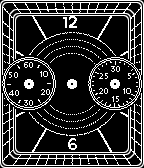
#> input picture resources/clock_faces/c_face_rect.png, 144 x 168 px
$ python make_rle.py clock_faces/c_face_rect.png
#> lines starting #> are read from the running program, lines starting #| are printed output that depends on the picture
#! /usr/bin/env python3

import PIL.Image
import sys
import os

help = """
make_rle.py

Converts an image from a standard format (for instance, a png) into an
.rle file for loading pre-compressed into a Pebble watch app.

make_rle.py [opts]

Options:

   -t Generate png-trans type entries (white/black pairs) for transparent PNG's.

"""

def usage(code, msg = ''):
    print(help, file=sys.stderr)
    print(msg, file=sys.stderr)
    sys.exit(code)

def unscreen(image):
    """ Returns a new copy of the indicated image xored with a 1x1
    checkerboard pattern.  The idea is to eliminate this kind of noise
    from the source image if it happens to be present. """

    image = image.copy()
    w, h = image.size
    for y in range(h):
        for x in range(w):
            if ((x ^ y) & 1):
                image.putpixel((x, y), 255 - image.getpixel((x, y)))
    return image

def generate_pixels(image, stride):
    """ This generator yields a sequence of 0/255 values for the pixels
    of the image.  We extend the row to stride * 8 pixels. """

    w, h = image.size
    for y in range(h):
        for x in range(w):
            value = image.getpixel((x, y))
            yield value
        for x in range(w, stride * 8):
            # Pad out the row with zeroes.
            yield 0

def generate_rle(source):
    """ This generator yields a sequence of run lengths of a binary
    input--the input is either 0 or 255, so the rle is a simple sequence
    of positive numbers representing alternate values, and explicit
    values are not necessary. """

    current = 0
    count = 0
    # We start with an implicit black pixel, which isn't actually part
    # of the image.  The decoder must discard this pixel.  This
    # implicit black pixel ensures that there are no 0 counts anywhere
    # in the resulting data.
    nxt = 0
    while True:
        while current == nxt:
            count += 1
            try:
                nxt = next(source)
            except StopIteration:
                # The final run is never emitted, as in the original
                # generator, where the exhausted source ended iteration.
                return
        yield count
        current = nxt
        count = 0

def count_bits(num):
    count = 0
    while num >= (1 << count):
        count += 1
    return count

def chop_rle(source, n):
    """ Separates the rle sequence into a sequence of n-bit chunks.
    If a value is too large to fit into a single chunk, a series of
    0-valued chunks will introduce it. """

    result = ''
    for v in source:
        # Count the minimum number of chunks we need to represent v.
        numChunks = (count_bits(v) + n - 1) // n

        # We write out a number of zeroes to indicate this.
        zeroCount = numChunks - 1
        for z in range(zeroCount):
            yield 0

        mask = (1 << n) - 1
        for x in range(numChunks):
            b = (v >> ((numChunks - x - 1) * n)) & mask
            assert b != 0 or x != 0
            yield b

def pack_rle(source, n):
    """ Packs a sequence of n-bit chunks into a byte string. """
    seq = list(source)
    result = bytearray()
    if n == 1:
        seq += [0, 0, 0, 0, 0, 0, 0]
        for i in range(0, len(seq) - 7, 8):
            v = (seq[i + 0] << 7) | (seq[i + 1] << 6) | (seq[i + 2] << 5) | (seq[i +3] << 4) | (seq[i + 4] << 3) | (seq[i + 5] << 2) | (seq[i + 6] << 1) | (seq[i + 7])
            result.append(v)
    elif n == 2:
        seq += [0, 0, 0]
        for i in range(0, len(seq) - 3, 4):
            v = (seq[i + 0] << 6) | (seq[i + 1] << 4) | (seq[i + 2] << 2) | (seq[i + 3])
            result.append(v)
    elif n == 4:
        seq += [0]
        for i in range(0, len(seq) - 1, 2):
            v = (seq[i + 0] << 4) | (seq[i + 1])
            result.append(v)
    elif n == 8:
        for v in seq:
            result.append(v)
    else:
        raise ValueError

    return bytes(result)

class Rl2Unpacker:
    """ This class reverses chop_rle() and pack_rle()--it reads a
    string and returns the original rle sequence of positive integers.
    It's written using a class and a call interface instead of as a
    generator, so it can serve as a prototype for the C code to do the
    same thing. """

    def __init__(self, str, n):
        # assumption: n is an integer divisor of 8.
        assert n * (8 // n) == 8

        self.str = str
        self.n = n
        self.si = 0
        self.bi = 8

    def getList(self):
        result = []
        v = self.getNextValue()
        while v != 0:
            result.append(v)
            v = self.getNextValue()
        return result

    def getNextValue(self):
        """ Returns the next value in the sequence.  Returns 0 at the
        end of the sequence. """

        if self.si >= len(self.str):
            return 0

        # First, count the number of zero chunks until we come to a nonzero chunk.
        zeroCount = 0
        b = self.str[self.si]
        bmask = (1 << self.n) - 1
        bv = b & (bmask << (self.bi - self.n))
        while bv == 0:
            zeroCount += 1
            self.bi -= self.n
            if self.bi <= 0:
                self.si += 1
                self.bi = 8
                if self.si >= len(self.str):
                    return 0

                b = self.str[self.si]
            bv = b & (bmask << (self.bi - self.n))

        # Infer from that the number of chunks, and hence the number
        # of bits, that make up the value we will extract.
        numChunks = (zeroCount + 1)
        bitCount = numChunks * self.n

        # OK, now we need to extract the next bitCount bits into a word.
        result = 0
        while bitCount >= self.bi:
            mask = (1 << self.bi) - 1
            value = (b & mask)
            result = (result << self.bi) | value
            bitCount -= self.bi

            self.si += 1
            self.bi = 8
            if self.si >= len(self.str):
                b = 0
                break

            b = self.str[self.si]

        if bitCount > 0:
            # A partial word in the middle of the byte.
            bottomCount = self.bi - bitCount
            assert bottomCount > 0
            mask = ((1 << bitCount) - 1)
            value = ((b >> bottomCount) & mask)
            result = (result << bitCount) | value
            self.bi -= bitCount

        return result

def make_rle_image(rleFilename, image):
    image = image.convert('1')
    w, h = image.size
    stride = ((w + 31) // 32) * 4
    fullSize = h * stride

    if w % 8 != 0:
        # Must be a multiple of 8 pixels wide.  If not, expand it.
        w = ((w + 7) // 8) * 8
        im2 = PIL.Image.new('1', (w, h), 0)
        im2.paste(image, (0, 0))
        image = im2

    assert w <= 0xff and h <= 0xff
    unscreened = unscreen(image)

    # The number of bytes in a row.  Must be a multiple of 4, per
    # Pebble conventions.
    stride = ((w + 31) // 32) * 4
    assert stride <= 0xff

    # Find the best n for this image.
    result = None
    n = None
    for n0 in [1, 0x81, 2, 4, 8]:
        im = image
        if n0 & 0x80:
            im = unscreened
        result0 = pack_rle(chop_rle(generate_rle(generate_pixels(im, stride)), n0 & 0x7f), n0 & 0x7f)
        #print n0, len(result0)
        if result is None or len(result0) < len(result):
            result = result0
            n = n0

    # Verify the result matches.
    im = image
    if n & 0x80:
        im = unscreened
    unpacker = Rl2Unpacker(result, n & 0x7f)
    verify = unpacker.getList()
    result0 = list(generate_rle(generate_pixels(im, stride)))
    assert verify == result0

    rle = open(rleFilename, 'wb')
    rle.write(bytes([w, h, stride, n]))
    rle.write(result)
    rle.close()

    print('%s: %s vs. %s' % (rleFilename, 4 + len(result), fullSize))

def make_rle(filename, prefix = 'resources/', useRle = True):
    if useRle:
        image = PIL.Image.open(prefix + filename)
        basename = os.path.splitext(filename)[0]
        rleFilename = basename + '.rle'
        make_rle_image(prefix + rleFilename, image)
        return rleFilename, 'raw'
    else:
        ptype = 'png'
        print(filename)
        return filename, 'png'

def make_rle_trans(filename, prefix = 'resources/', useRle = True):
    image = PIL.Image.open(prefix + filename)
    bits, alpha = image.convert('LA').split()
    bits = bits.convert('1')
    alpha = alpha.convert('1')

    zero = PIL.Image.new('1', image.size, 0)
    one = PIL.Image.new('1', image.size, 1)

    black = PIL.Image.composite(zero, one, bits)
    black = PIL.Image.composite(black, zero, alpha)
    white = PIL.Image.composite(one, zero, bits)
    white = PIL.Image.composite(white, zero, alpha)

    if useRle:
        basename = os.path.splitext(filename)[0]
        rleWhiteFilename = basename + '_white.rle'
        make_rle_image(prefix + rleWhiteFilename, white)
        rleBlackFilename = basename + '_black.rle'
        make_rle_image(prefix + rleBlackFilename, black)

        return rleWhiteFilename, rleBlackFilename, 'raw'
    else:
        basename = os.path.splitext(filename)[0]
        rleWhiteFilename = basename + '_white.png'
        white.save(prefix + rleWhiteFilename)
        rleBlackFilename = basename + '_black.png'
        black.save(prefix + rleBlackFilename)
        print(filename)
        return rleWhiteFilename, rleBlackFilename, 'png'

if __name__ == '__main__':
    # Main.
    import getopt

    makeTrans = False
    try:
        opts, args = getopt.getopt(sys.argv[1:], 'th')
    except getopt.error as msg:
        usage(1, msg)

    for opt, arg in opts:
        if opt == '-t':
            makeTrans = True
        elif opt == '-h':
            usage(0)

    print(args)
    for filename in args:
        if makeTrans:
            make_rle_trans(filename, prefix = '')
        else:
            make_rle(filename, prefix = '')
#> in make_rle, image is the input picture: PIL image 144x168 LA; mean R, G, B, A 52.1, 52.1, 52.1, 255
#> in make_rle_image, `image = image.convert('1')`:
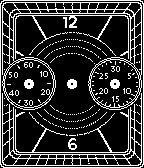
#> image: PIL image 144x168 1; 20.4% white in thin lines or dots
#> after the loop in unscreen, `for y in range(h):`:
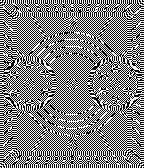
#> image: PIL image 144x168 1; 50% white; black in thin lines or dots
#> after the loop in make_rle_image, `for n0 in [1, 0x81, 2, 4, 8]:`: n = 1
#> in getNextValue, `bv = b & (bmask << (self.bi - self.n))`: bv = 0
#> the loop in getNextValue, `while bv == 0:` made 2 passes
#> (zeroCount, bv) on passes 1 to 2: (1, 0), (2, 32)
#> after the loop in getNextValue, `while bv == 0:`: b = 32; self.bi = 6; self.si = 0; zeroCount = 2
#> in getNextValue, `numChunks = (zeroCount + 1)`: numChunks = 3
#> after the loop in getNextValue, `while bitCount >= self.bi:`: result = 0
#> in getNextValue, `bottomCount = self.bi - bitCount`: bottomCount = 3
#> in getNextValue, `mask = ((1 << bitCount) - 1)`: mask = 7
#> in getNextValue, `value = ((b >> bottomCount) & mask)`: value = 4
#> in getNextValue, `self.bi -= bitCount`: self.bi = 3
#> in getList, `v = self.getNextValue()`: v = 4
#> the loop in getList, `while v != 0:` made 5274 passes
#> (numChunks in getNextValue, bottomCount in getNextValue, mask in getNextValue, value in getNextValue) on passes 1, 2, 4: (8, 4, 15, 10), (5, 3, 31, 20), (8, 1, 127, 8)
#| clock_faces/c_face_rect.rle: 2067 vs. 3360
